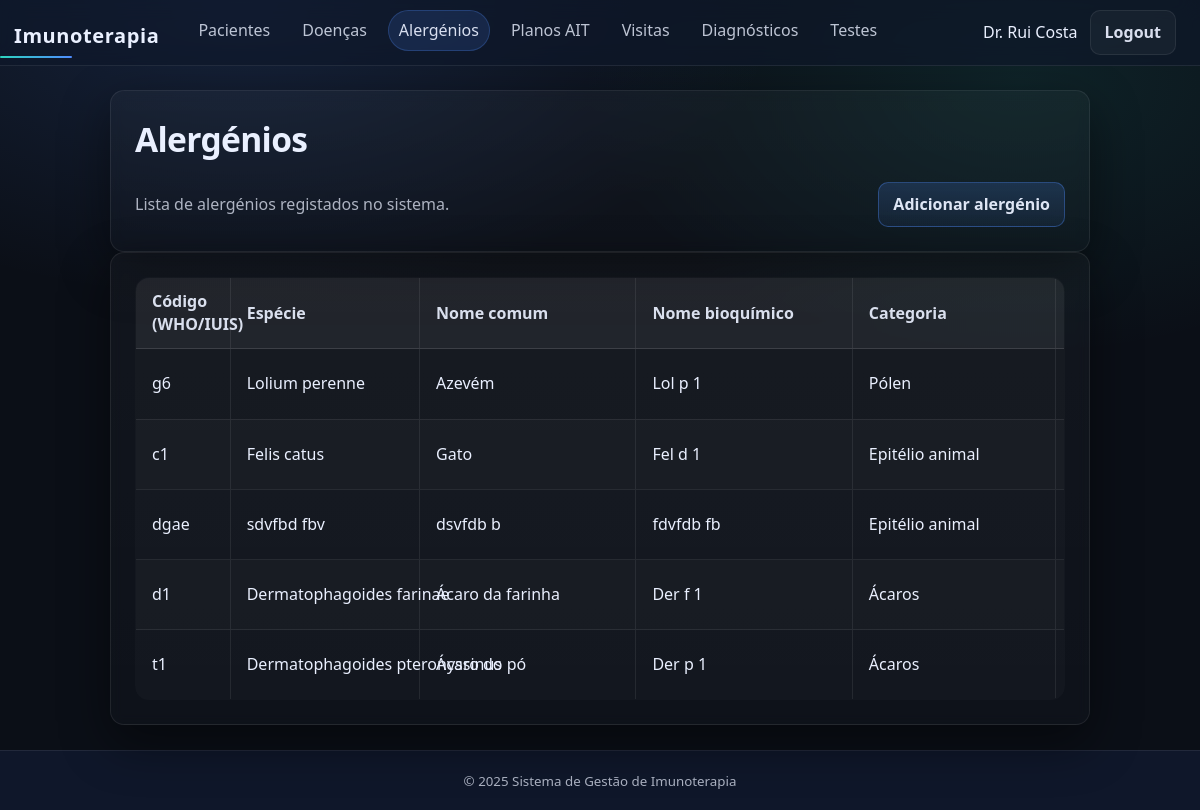
/php/public/allergens.php (signed in), run on an earlier commit of the app's database.
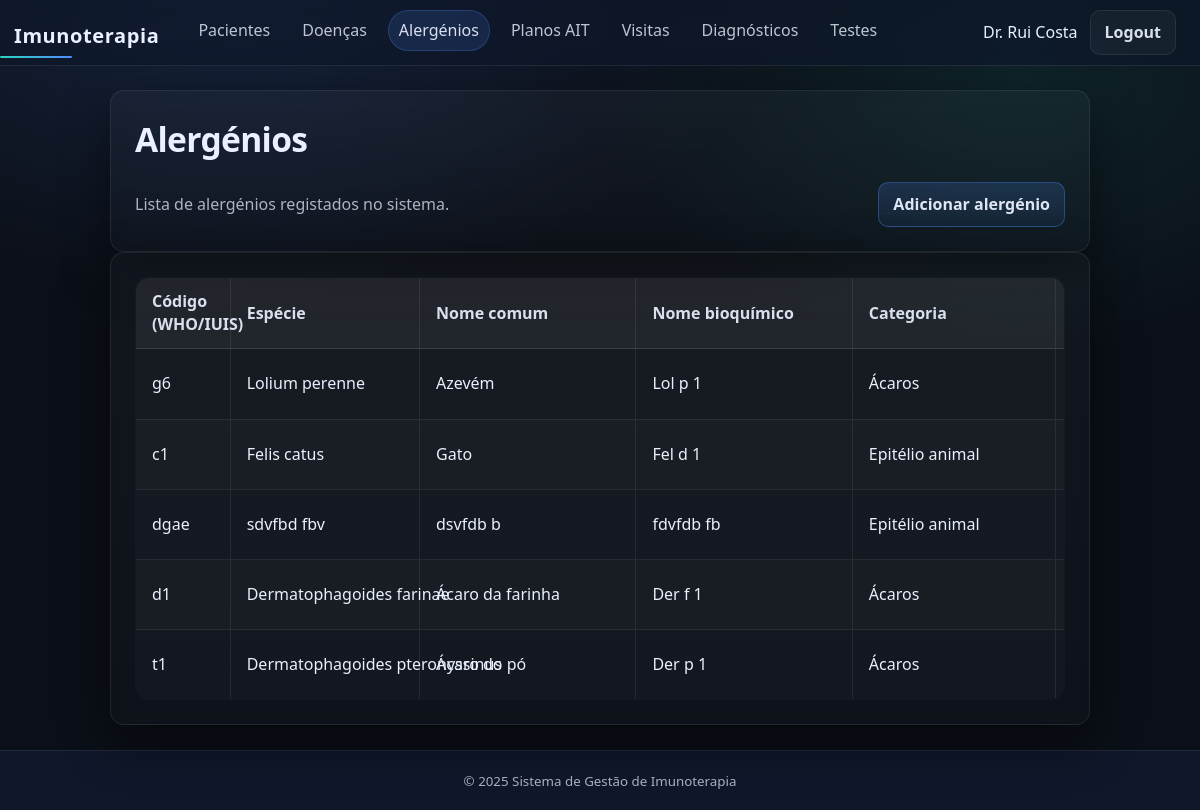
And on a later commit of the database.
### tables this page shows
CREATE TABLE "Alergénios" (
  "código_who_iuis" TEXT PRIMARY KEY,       -- ex: t1, g6
  "espécie"         TEXT NOT NULL,
  "nome_comum"      TEXT NOT NULL,
  "nome_bioquímico" TEXT,
  "categoria"       TEXT NOT NULL            -- ex: mite/pollen/food
);

### php/public/allergens.php (the view, shortened to what this page needs)
<?php
require_once __DIR__ . '/../../includes/config.php';
$CATEGORY_LABELS = [
  'pollen' => 'Pólen',
  'mite'   => 'Ácaros',
  'dander' => 'Epitélio animal',
];
$allergens = $pdo->query('
  SELECT
    "código_who_iuis",
    "espécie",
    "nome_comum",
    "nome_bioquímico",
    "categoria"
  FROM "Alergénios"
  ORDER BY "nome_comum" ASC
')->fetchAll();
require_once __DIR__ . '/../../includes/header.php';
?>
<section class="card">
  <h1>Alergénios</h1>
  <div style="display:flex; gap:10px; align-items:center; justify-content:space-between; flex-wrap:wrap;">
    <p style="margin:0;">Lista de alergénios registados no sistema.</p>
    <a class="btn btn-primary" href="<?= $BASE_URL ?>/allergen_create.php">Adicionar alergénio</a>
  </div>
</section>
<section class="card">
  <table class="table table-compact">
    <thead>
      <tr>
        <th>Código (WHO/IUIS)</th>
        <th>Espécie</th>
        <th>Nome comum</th>
        <th>Nome bioquímico</th>
        <th>Categoria</th>
        <th>Ações</th>
      </tr>
    </thead>
    <tbody>
      <?php foreach ($allergens as $a): ?>
        <tr>
          <td><?= htmlspecialchars($a['código_who_iuis']) ?></td>
          <td><?= htmlspecialchars($a['espécie']) ?></td>
          <td><?= htmlspecialchars($a['nome_comum']) ?></td>
          <td><?= htmlspecialchars($a['nome_bioquímico'] ?? '—') ?></td>
              <? $cat = (string)($a['categoria'] ?? ''); ?>
          <td><?= htmlspecialchars($CATEGORY_LABELS[$cat] ?? $cat) ?></td>
           <td>
          </td>
        </tr>
      <?php endforeach; ?>
    </tbody>
  </table>
</section>
<?php require_once __DIR__ . '/../../includes/footer.php'; ?>

What changed in the data, as far as the page shows it:
changed alergénios "Lolium perenne": categoria "Pólen" → "Ácaros"
